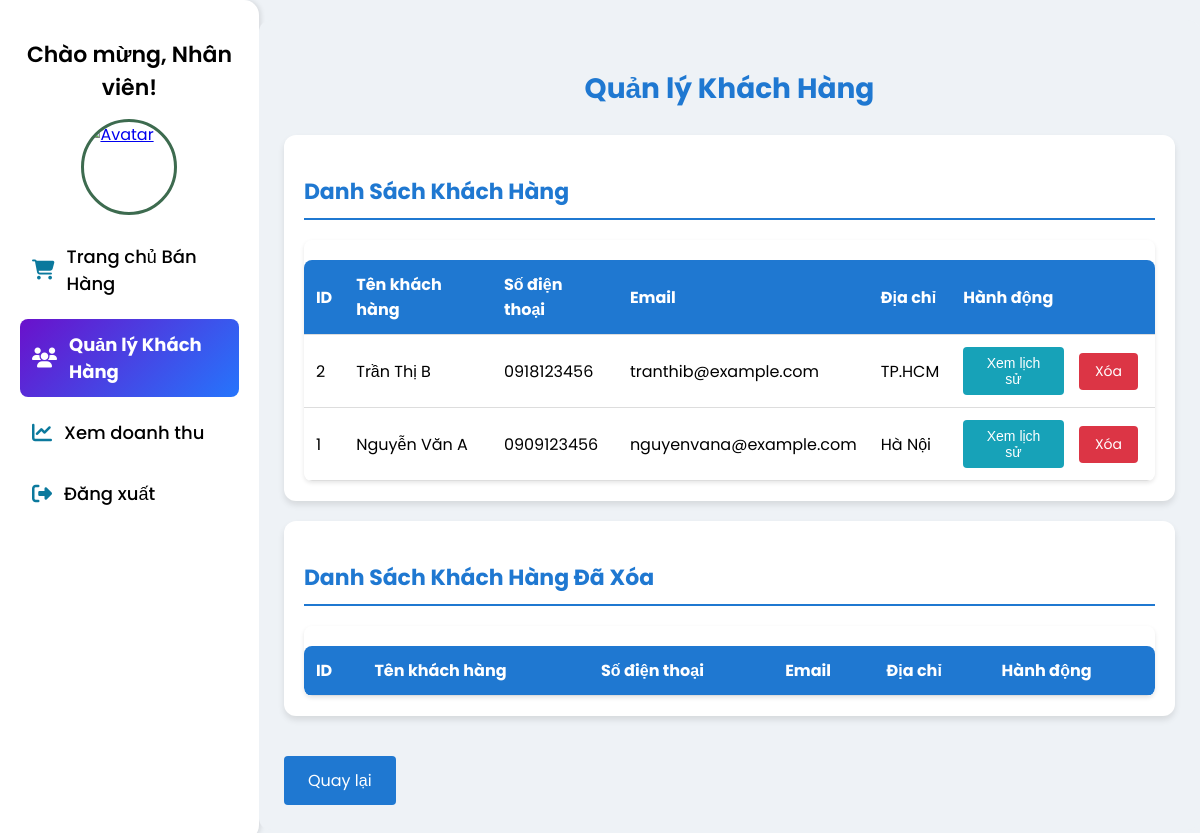
The page /employee/manage_customers.php (signed in) on the database its author committed.
### tables this page shows
CREATE TABLE IF NOT EXISTS customers (
    id INT AUTO_INCREMENT PRIMARY KEY,
    name VARCHAR(255) NOT NULL,
    phone VARCHAR(20) UNIQUE NOT NULL,
    email VARCHAR(100) UNIQUE,
    address TEXT,
    is_deleted TINYINT(1) DEFAULT 0,
    created_at TIMESTAMP DEFAULT CURRENT_TIMESTAMP,
    updated_at TIMESTAMP NULL DEFAULT NULL ON UPDATE CURRENT_TIMESTAMP,
    last_purchase_date TIMESTAMP NULL DEFAULT NULL,
    total_purchases INT DEFAULT 0,
    total_spent DECIMAL(15,2) DEFAULT 0
);

### employee/manage_customers.php (the view, shortened to what this page needs)
<?php
require_once __DIR__ . "/../config/config.php";
?>
<!DOCTYPE html>
<html lang="vi">
<head>
    <link rel="stylesheet" href="sidebar_employee.css">
</head>
<body>
<?php include 'sidebar_employee.php'; ?>
    <div class="container">
        <h2>Quản lý Khách Hàng</h2>
        <div class="table-container">
            <h3>Danh Sách Khách Hàng</h3>
            <div class="scrollable-table">
                <table>
                    <thead>
                        <tr>
                            <th>ID</th>
                            <th>Tên khách hàng</th>
                            <th>Số điện thoại</th>
                            <th>Email</th>
                            <th>Địa chỉ</th>
                            <th>Hành động</th>
                        </tr>
                    </thead>
                    <tbody>
                        <?php
                        $result = $conn->query("SELECT * FROM customers WHERE is_deleted = 0 ORDER BY id DESC");
                        while ($row = $result->fetch_assoc()):
                        ?>
                        <tr>
                            <td><?= $row["id"] ?></td>
                            <td><?= htmlspecialchars($row["name"]) ?></td>
                            <td><?= htmlspecialchars($row["phone"]) ?></td>
                            <td><?= htmlspecialchars($row["email"]) ?></td>
                            <td><?= htmlspecialchars($row["address"]) ?></td>
                            <td>
                                <div class="action-buttons">
                                    <button class="view-history-btn" onclick="viewHistory(<?= $row['id'] ?>, '<?= htmlspecialchars($row['name']) ?>')">Xem lịch sử</button>
                                    <a href="?delete=<?= $row['id'] ?>" class="btn-danger" onclick="return confirm('Bạn có chắc chắn muốn xóa khách hàng này?')">Xóa</a>
                                </div>
                            </td>
                        </tr>
                        <?php endwhile; ?>
                    </tbody>
                </table>
            </div>
        </div>
        <div class="table-container">
            <h3>Danh Sách Khách Hàng Đã Xóa</h3>
            <div class="scrollable-table">
                <table>
                    <thead>
                        <tr>
                            <th>ID</th>
                            <th>Tên khách hàng</th>
                            <th>Số điện thoại</th>
                            <th>Email</th>
                            <th>Địa chỉ</th>
                            <th>Hành động</th>
                        </tr>
                    </thead>
                </table>
            </div>
        </div>
        <a href="dashboard.php" class="back-btn">Quay lại</a>
    </div>
</body>
</html>

### employee/sidebar_employee.css (style rules this page uses)
body { font-family: 'Poppins', sans-serif; margin: 0; padding: 0; display: flex; }

### employee/manage_customers.php (style rules this page uses)
body { font-family: Arial, sans-serif; background: #EEF2F6; margin: 0; padding: 20px; }
.container { width: 95%; max-width: 1400px; margin: 20px auto; padding: 25px; background: #EEF2F6; border-radius: 12px; }
h2 { color: #1f78d1; font-size: 28px; margin-bottom: 25px; text-align: center; }
h3 { color: #1f78d1; font-size: 22px; margin: 20px 0; padding-bottom: 10px; border-bottom: 2px solid #1f78d1; }
.table-container { background: white; padding: 20px; border-radius: 12px; box-shadow: 0 4px 6px rgba(0, 0, 0, 0.1); margin: 20px 0; }
table { width: 100%; border-collapse: collapse; margin-top: 20px; background: white; border-radius: 8px; overflow: hidden; }
th, td { padding: 12px; text-align: left; border-bottom: 1px solid #ddd; }
th { background: #1f78d1; color: white; font-weight: bold; position: sticky; top: 0; }
.back-btn { display: inline-block; padding: 12px 24px; background: #1f78d1; color: white; text-decoration: none; border-radius: 4px; margin-top: 20px; transition: background 0.3s; }
.btn-danger, .btn-success { padding: 8px 16px; color: white; border: none; cursor: pointer; border-radius: 4px; text-decoration: none; font-size: 14px; transition: background 0.3s; margin: 0 5px; }
.btn-danger { background: #dc3545; }
.view-history-btn { background: #17a2b8; color: white; border: none; padding: 8px 16px; border-radius: 4px; cursor: pointer; font-size: 14px; transition: background 0.3s; margin-right: 5px; }
.action-buttons { display: flex; gap: 5px; justify-content: flex-start; align-items: center; }
.scrollable-table { max-height: 400px; overflow-y: auto; border-radius: 8px; box-shadow: 0 2px 4px rgba(0, 0, 0, 0.1); }

### rows shown on the page
customers: id "2", name "Trần Thị B", phone "0918123456", email "tranthib@example.com", address "TP.HCM"
customers: id "1", name "Nguyễn Văn A", phone "0909123456", email "nguyenvana@example.com", address "Hà Nội"
